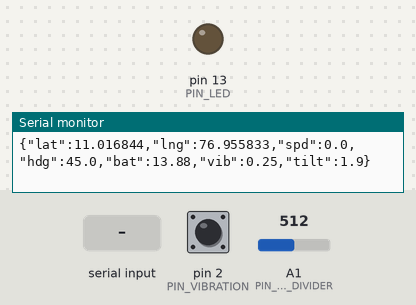
A sketch run on a simulated Arduino Uno, built with avr-gcc and run on an emulated ATmega328P. Parts: output pins drawn as LEDs (lit = HIGH), the last lines printed to the serial monitor. Dashed ring = blinking. The test bench sets the inputs (shaded band); at power-on: pin 2 (PIN_VIBRATION) HIGH, A1 (PIN_BATTERY_DIVIDER) = 512. Random numbers use the default seed unless the sketch sets one.

Above: at 1.8 s.
1.9 s: "PING\n" received over Serial
At 2.8 s:
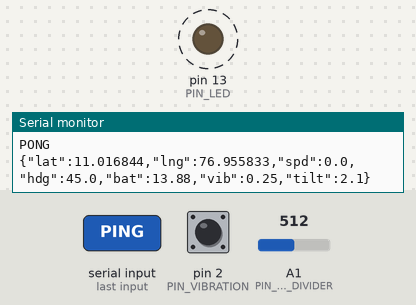
6.0 s: "ESTOP\n" received over Serial
At 6.8 s:
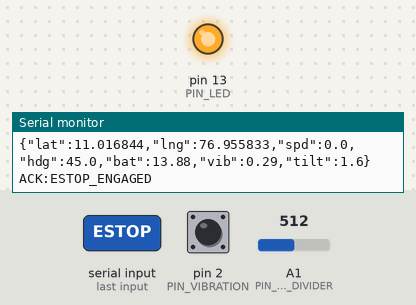
Timing chart, 0 to 15.5 s (numbered marks = the images above; inputs shaded):
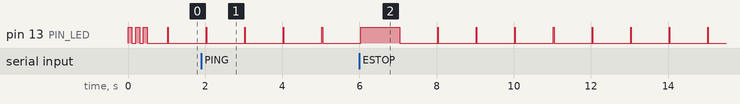

The sketch:

irie_telemetry_firmware.ino
```cpp
/*
  =============================================================================
  IRIE — Indian Road Intelligence Engine
  Academic Prototype Vehicle Telemetry & Health Firmware (Arduino Uno / Mega / Nano)
  =============================================================================

  Hardware Connections:
  - GPS Module (NEO-6M / compatible): RX -> Pin 4, TX -> Pin 3 (SoftwareSerial)
  - Impact/Vibration Sensor: SW-420 or Piezo -> Digital Pin 2 (Interrupt 0)
  - MPU-6050 Accelerometer/Gyro (Optional I2C): SDA -> A4, SCL -> A5
  - Battery Voltage Divider: A1 (Divider 100k / 22k for 3S 12.6V LiPo)
  - Emergency Stop / Status LED: Pin 13

  USB Serial Protocol Output:
  Format 1 (Delimited NMEA):
    $IRIE,lat,lng,speed,heading,battery_voltage,vibration_g,tilt_deg*CHECKSUM
  Format 2 (JSON):
    {"lat":11.016844,"lng":76.955833,"spd":24.5,"hdg":45.0,"bat":12.35,"vib":0.42,"tilt":1.5}
*/

#include <Arduino.h>

// Pins Configuration
const int PIN_VIBRATION = 2;
const int PIN_BATTERY_DIVIDER = A1;
const int PIN_LED = 13;

// Calibration Constants
const float VOLTAGE_DIVIDER_RATIO = 5.545; // Calibrated for 100k / 22k resistor divider
const float V_REF = 5.0; // Arduino 5V reference

// State Variables
volatile unsigned long lastImpactTime = 0;
volatile float peakVibrationG = 0.25;
float simulatedLat = 11.016844;
float simulatedLng = 76.955833;
float vehicleSpeedKmh = 0.0;
float vehicleHeadingDeg = 45.0;
unsigned long lastTelemetryTx = 0;
const unsigned long TX_INTERVAL_MS = 1000; // 1Hz update rate

void onImpactDetected() {
  lastImpactTime = millis();
  peakVibrationG = 3.85; // Simulated / detected impact spike
}

void setup() {
  Serial.begin(9600);
  pinMode(PIN_LED, OUTPUT);
  pinMode(PIN_VIBRATION, INPUT_PULLUP);
  pinMode(PIN_BATTERY_DIVIDER, INPUT);

  // Attach vibration sensor interrupt
  attachInterrupt(digitalPinToInterrupt(PIN_VIBRATION), onImpactDetected, FALLING);

  // Blink LED to signal boot
  for (int i = 0; i < 3; i++) {
    digitalWrite(PIN_LED, HIGH);
    delay(100);
    digitalWrite(PIN_LED, LOW);
    delay(100);
  }
}

float readBatteryVoltage() {
  int raw = analogRead(PIN_BATTERY_DIVIDER);
  float pinVoltage = (raw / 1023.0) * V_REF;
  float actualBatVoltage = pinVoltage * VOLTAGE_DIVIDER_RATIO;
  if (actualBatVoltage < 1.0) {
    // If no battery is wired to A1 divider, default to nominal 12.4V for bench testing
    actualBatVoltage = 12.40;
  }
  return actualBatVoltage;
}

void loop() {
  unsigned long now = millis();

  // Decay vibration back to nominal after impact
  if (now - lastImpactTime > 2500) {
    peakVibrationG = 0.20 + (random(0, 15) / 100.0);
  }

  // Periodic Telemetry Transmission
  if (now - lastTelemetryTx >= TX_INTERVAL_MS) {
    lastTelemetryTx = now;

    float batVoltage = readBatteryVoltage();
    float tiltDeg = 1.2 + (random(0, 10) / 10.0);

    // Send JSON formatted packet over USB Serial
    Serial.print("{\"lat\":");
    Serial.print(simulatedLat, 6);
    Serial.print(",\"lng\":");
    Serial.print(simulatedLng, 6);
    Serial.print(",\"spd\":");
    Serial.print(vehicleSpeedKmh, 1);
    Serial.print(",\"hdg\":");
    Serial.print(vehicleHeadingDeg, 1);
    Serial.print(",\"bat\":");
    Serial.print(batVoltage, 2);
    Serial.print(",\"vib\":");
    Serial.print(peakVibrationG, 2);
    Serial.print(",\"tilt\":");
    Serial.print(tiltDeg, 1);
    Serial.println("}");

    // Flash LED on packet sent
    digitalWrite(PIN_LED, HIGH);
    delay(15);
    digitalWrite(PIN_LED, LOW);
  }

  // Handle incoming commands from backend (e.g. STOP or PING)
  if (Serial.available()) {
    String cmd = Serial.readStringUntil('\n');
    cmd.trim();
    if (cmd == "PING") {
      Serial.println("PONG");
    } else if (cmd == "ESTOP") {
      digitalWrite(PIN_LED, HIGH); // Emergency stop indicator
      Serial.println("ACK:ESTOP_ENGAGED");
    }
  }
}
```

Measured:
- by itself, pin 13 (PIN_LED): repeats every 1.0 s: LOW 0.99 s, HIGH 0.02 s
